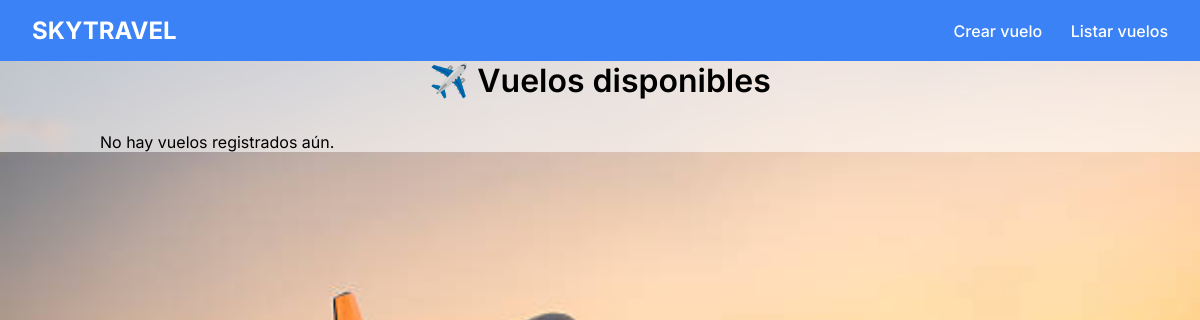
/api/vuelos/vuelos/, run on an earlier commit of the app's database.
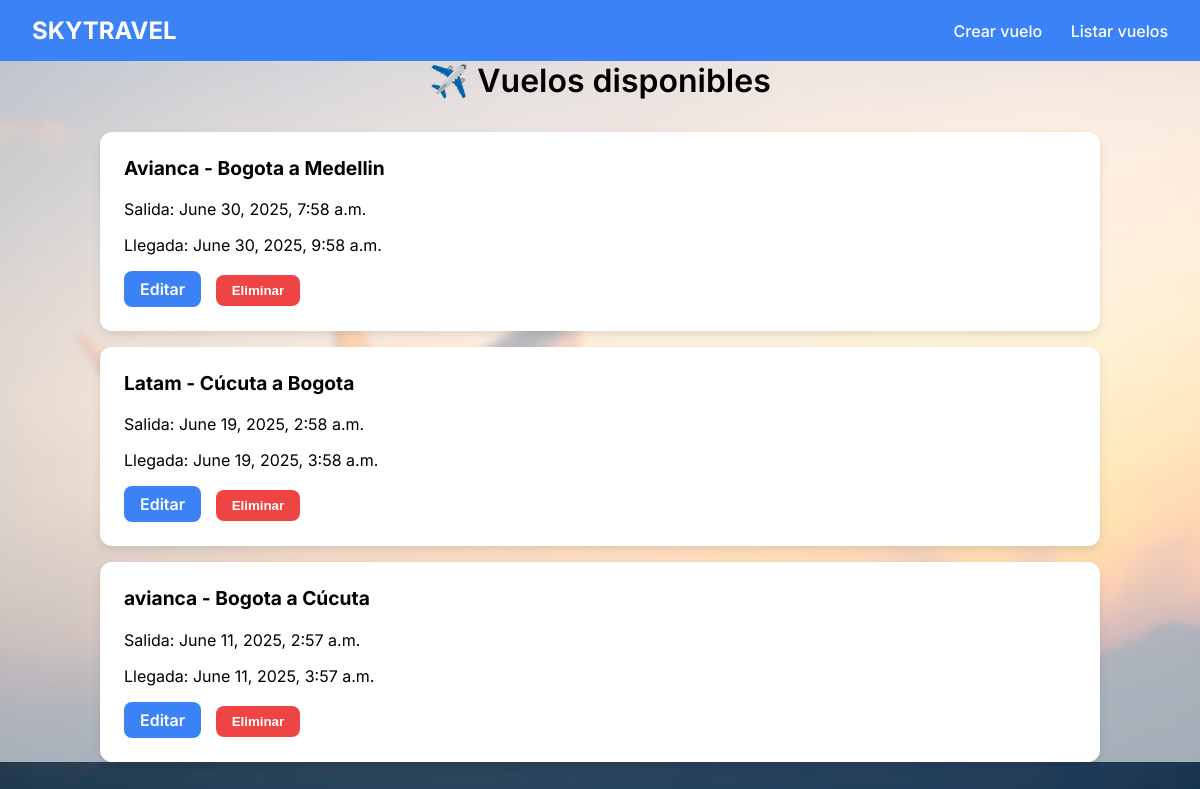
And on a later commit of the database.
### flights/models.py (models this page shows, shortened)
class Flight(models.Model):
    airline = models.CharField(max_length=100)
    origin = models.CharField(max_length=100)
    destination = models.CharField(max_length=100)
    departure_time = models.DateTimeField()
    arrival_time = models.DateTimeField()
    price = models.DecimalField(max_digits=10, decimal_places=2, default=0.00)
    created_by = models.ForeignKey(settings.AUTH_USER_MODEL, on_delete=models.CASCADE)
    is_active = models.BooleanField(default=True)  # para cancelación futura

### flights/views.py (the view)
# urls.py: path('vuelos/', views.listar_vuelos, name='listar_vuelos'),
def listar_vuelos(request):
    vuelos = Flight.objects.all().order_by('-departure_time')
    return render(request, 'listar_vuelos.html', {'vuelos': vuelos})

### usuarios/templates/listar_vuelos.html (shortened to what this page needs)
{% load static %}
<!DOCTYPE html>
<html lang="es">
<head>
</head>
<body>
  <nav>
    <div class="logo">SKYTRAVEL</div>
    <div class="links">
      <a href="{% url 'crear_vuelo' %}">Crear vuelo</a>
      <a href="{% url 'listar_vuelos' %}">Listar vuelos</a>
    </div>
  </nav>
  <div class="overlay">
    <div class="container">
      <div class="title">✈️ Vuelos disponibles</div>
      {% for vuelo in vuelos %}
        <div class="card">
          <h3>{{ vuelo.airline }} - {{ vuelo.origin }} a {{ vuelo.destination }}</h3>
          <p>Salida: {{ vuelo.departure_time }}</p>
          <p>Llegada: {{ vuelo.arrival_time }}</p>
          <div class="card-buttons">
            <a href="{% url 'editar_vuelo' vuelo.id %}" class="edit-btn">Editar</a>
            <form method="POST" action="{% url 'eliminar_vuelo' vuelo.id %}" style="display:inline;">
              <button type="submit" class="delete-btn">Eliminar</button>
            </form>
          </div>
        </div>
      {% empty %}
        <p>No hay vuelos registrados aún.</p>
      {% endfor %}
    </div>
  </div>
</body>
</html>

What changed in the data, as far as the page shows it:
added Flight: airline "Avianca", origin "Bogota", destination "Medellin", departure_time "June 30, 2025, 7:58 a.m.", arrival_time "June 30, 2025, 9:58 a.m."
added Flight: airline "Latam", origin "Cúcuta", destination "Bogota", departure_time "June 19, 2025, 2:58 a.m.", arrival_time "June 19, 2025, 3:58 a.m."
added Flight: airline "avianca", origin "Bogota", destination "Cúcuta", departure_time "June 11, 2025, 2:57 a.m.", arrival_time "June 11, 2025, 3:57 a.m."
Also different on the page:
text no longer shown: "No hay vuelos registrados aún."
